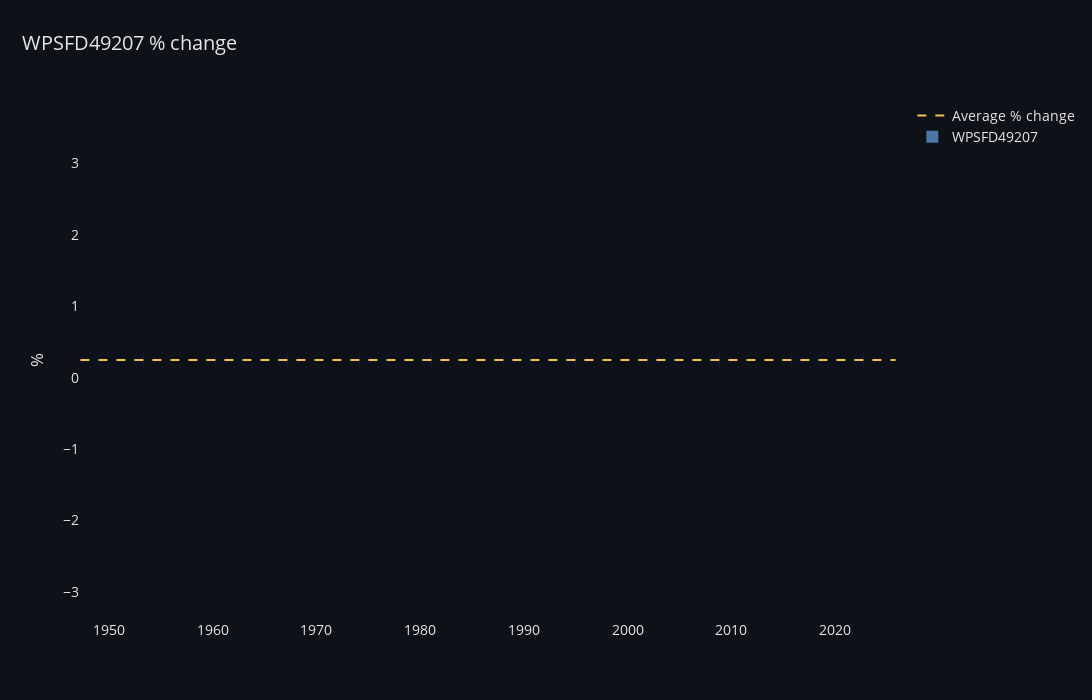

Notebook code for this chart:
### Markdown cell above
- WPSFD49207 % change

### Code cell
fig = go.Figure()

# Reference line
fig.add_trace(go.Scatter(
    x=WPSFD49207_df.index,
    y=[100 * stats.mean] * (stats.nobs + 1),
    name='Average % change',
    line=dict(
        width=2,
        color="#F2C14E",   # muted gold
        dash="dash"
    ),
    hoverinfo="skip",
    # showlegend=False,
))

# Bars
fig.add_trace(go.Bar(
    x=WPSFD49207_df.index,
    y=WPSFD49207_df['^ %'] * 100,
    name='WPSFD49207',
    marker=dict(
        color="#4C78A8",  # professional blue
        line=dict(color="#4C78A8", width=0)
    ),
    width=0.5,
))

fig.update_layout(
    title=dict(
        text='WPSFD49207 % change',
        x=0.02,
        font=dict(size=20)
    ),
    plot_bgcolor="#0E1117",
    paper_bgcolor="#0E1117",
    font=dict(color="#E6E6E6", size=14),
    width=1400,
    height=700,
    yaxis=dict(
        title="%",
        exponentformat="none",
        showgrid=False,
        zeroline=False
    ),
    xaxis=dict(
        showgrid=False,
        zeroline=False
    ),
    hovermode="x unified",
)

fig.show()

### Figure 1 — Plotly figure (JSON) as saved in the notebook; plotly's stock layout.template omitted (floating-point values rounded to 4 significant figures; data arrays with more than 128 entries replaced by an {"elided": "..."} marker saying what was removed)
{"data": [{"hoverinfo": "skip", "line": {"color": "#F2C14E", "dash": "dash", "width": 2}, "name": "Average % change", "type": "scatter", "x": {"elided": "944 str values"}, "y": {"elided": "944 float values"}}, {"marker": {"color": "#4C78A8", "line": {"color": "#4C78A8", "width": 0}}, "name": "WPSFD49207", "type": "bar", "width": 0.5, "x": {"elided": "944 str values"}, "y": {"elided": "944 float values"}}], "layout": {"font": {"color": "#E6E6E6", "size": 14}, "height": 700, "hovermode": "x unified", "paper_bgcolor": "#0E1117", "plot_bgcolor": "#0E1117", "title": {"font": {"size": 20}, "text": "WPSFD49207 % change", "x": 0.02}, "width": 1400, "xaxis": {"showgrid": false, "zeroline": false}, "yaxis": {"exponentformat": "none", "showgrid": false, "title": {"text": "%"}, "zeroline": false}}}
